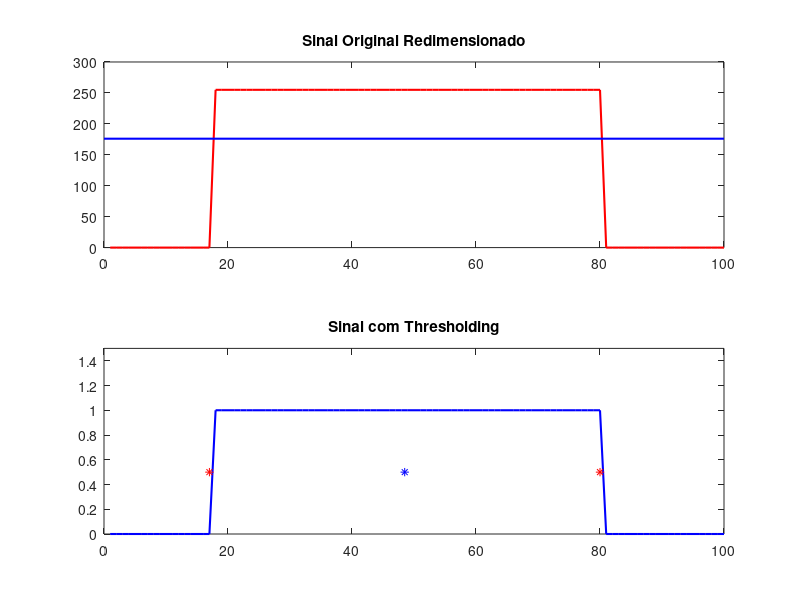

MATLAB code for this plot:
%Dados com bordas brancas
entradas = zeros(2,100);
entradas(1,:) = [0,39,45,58,71,78,91,98,111,117,130,137,143,150,163,163,163,163,163,163,163,163,170,163,170,163,163,163,170,163,163,163,163,163,170,163,163,163,163,156,150,150,130,124,137,150,156,156,163,156,150,150,163,156,163,163,170,163,176,170,170,170,176,176,176,170,176,163,156,156,156,150,156,150,150,156,150,143,150,143,143,143,137,130,137,130,137,137,137,130,137,137,137,130,137,137,176,228,255,235];
entradas(2,:) = [0,31,40,49,58,67,71,76,85,93,98,102,102,111,111,111,111,111,111,111,111,116,116,116,116,116,111,116,111,116,111,111,111,116,111,111,111,111,111,102,102,93,85,93,102,111,111,111,107,102,107,111,107,111,111,116,116,120,116,116,116,120,120,125,116,120,111,111,107,111,107,107,107,107,107,102,102,107,102,102,102,98,93,98,107,147,205,250,255,255,255,250,246,241,223,214,196,187,165,134];
entradas(3,:) = [0,24,32,40,48,56,60,64,72,76,80,89,89,97,97,101,97,97,97,97,97,101,97,101,101,97,97,101,101,101,97,97,97,101,97,101,97,101,97,89,89,80,72,80,89,97,97,97,93,93,93,101,97,101,97,101,101,105,105,105,105,109,109,113,105,113,105,129,186,246,254,250,254,250,250,250,250,254,250,250,246,242,246,250,246,242,242,234,202,161,121,137,194,214,202,198,182,170,153,137];
entradas(4,:) = [0,22,22,29,36,44,51,55,62,66,73,77,81,85,88,88,92,88,92,92,92,92,96,92,96,92,92,92,92,92,92,92,92,92,92,88,92,92,92,88,85,85,77,70,81,88,96,96,103,133,199,247,255,243,255,251,251,251,255,251,255,255,255,251,255,251,255,251,255,251,251,247,247,247,243,229,177,99,73,129,203,232,229,232,236,232,229,229,225,221,221,218,214,210,206,192,188,173,162,147];
entradas(5,:) = [0,25,32,40,47,51,54,61,69,72,76,80,83,87,87,91,87,91,91,91,91,94,91,94,94,94,94,94,94,94,94,98,98,134,182,229,236,244,240,233,240,244,247,251,240,247,244,251,247,251,251,255,244,251,247,251,247,251,244,244,236,171,91,58,98,182,229,240,236,240,240,240,240,236,233,233,233,233,229,225,225,222,222,222,218,214,214,214,211,211,207,204,196,193,174,171,153,142,127,116];
entradas(6,:) = [0,22,22,30,37,45,52,56,60,67,75,78,82,86,90,93,97,97,123,172,202,225,232,228,232,236,236,232,236,240,243,240,236,243,247,243,251,247,251,243,228,183,105,52,86,161,232,247,251,251,251,251,255,247,251,251,251,247,251,247,251,251,247,247,247,243,247,243,247,243,243,240,240,240,240,240,236,236,240,236,232,232,225,225,225,217,213,213,210,206,202,198,191,187,183,165,157,142,131,116];
entradas(7,:) = [0,22,22,29,36,44,51,55,66,92,140,181,206,218,229,229,229,229,232,236,225,232,236,232,232,229,199,129,77,96,170,218,236,243,243,240,247,243,247,243,232,243,247,247,251,243,251,247,251,247,251,251,255,243,251,251,251,247,251,247,251,251,251,247,251,243,251,243,247,243,243,240,240,240,236,236,236,236,232,232,229,229,221,221,225,218,214,210,210,206,203,195,173,140,103,92,129,140,133,118];
    %Centro
entradas(8,:) = [0,29,44,81,118,147,162,177,192,203,214,221,225,232,229,214,158,110,129,177,218,236,232,236,236,240,240,240,243,243,243,240,243,243,243,247,247,251,247,236,247,247,247,255,247,255,251,255,255,251,251,255,247,251,247,251,251,255,251,255,255,255,251,255,247,255,247,251,247,247,243,243,243,240,240,236,232,232,229,229,225,221,210,177,121,88,118,173,203,203,199,195,188,181,155,133,88,55,40,36];
entradas(9,:) = [0,57,61,57,54,85,123,146,166,181,197,204,212,220,224,224,227,224,227,231,220,224,231,227,227,227,227,227,231,227,235,235,235,239,243,239,247,243,247,243,231,243,243,243,247,239,251,247,255,251,251,251,251,243,247,247,247,243,235,162,73,30,73,162,231,231,239,231,239,239,239,235,231,231,227,227,224,212,173,112,73,61,54,50,54,50,50,46,46,46,46,42,42,38,38,30,27,19,15,7];
entradas(10,:) = [0,63,63,83,103,123,143,159,175,191,203,211,219,223,231,231,235,235,235,239,231,235,243,235,239,239,239,239,243,243,247,243,239,247,231,155,83,39,103,183,227,247,247,251,255,247,255,251,255,251,251,251,255,243,247,227,171,103,87,83,83,79,83,79,83,75,79,71,71,63,67,63,63,63,59,59,55,55,55,51,51,51,47,43,43,43,43,39,39,35,39,35,35,31,31,23,19,15,7,0];
entradas(11,:) = [0,68,72,89,110,127,148,165,182,195,212,221,233,238,242,238,246,242,242,246,233,208,140,85,119,187,233,242,246,246,250,246,246,250,255,250,255,250,246,191,119,80,63,55,63,72,76,76,76,72,68,68,76,72,76,72,76,76,80,80,80,76,80,80,80,72,76,68,68,63,68,59,63,59,59,59,55,55,55,51,51,46,42,38,42,38,38,38,38,34,34,29,29,25,25,17,17,8,4,0];
entradas(12,:) = [0,74,97,115,106,92,125,171,204,227,236,245,250,255,222,166,120,97,92,88,92,92,88,92,88,83,83,88,83,88,83,88,83,88,83,88,83,88,83,74,74,64,55,64,74,78,83,83,78,74,74,83,83,83,83,88,83,92,88,88,88,92,92,92,83,88,78,78,74,74,69,74,69,69,69,64,60,64,60,60,55,51,46,51,46,46,46,46,41,41,37,37,32,32,23,23,13,9,4,0];

%Dados sem bords brancas
entradas(13,:) = [0,39,51,68,73,85,90,102,107,119,124,130,136,141,141,147,141,147,147,141,147,153,147,153,147,147,147,153,147,147,147,147,147,147,141,147,141,153,141,136,136,119,113,124,136,141,141,147,141,136,136,147,141,147,147,153,147,158,153,158,153,158,158,164,153,158,147,141,141,147,141,141,141,141,136,136,136,136,136,136,130,124,124,124,124,124,124,124,124,124,124,119,113,124,147,215,255,249,221,204];
entradas(14,:) = [0,27,27,31,43,47,55,59,67,71,79,83,87,91,95,95,99,95,95,99,95,99,103,99,99,99,99,95,99,99,99,99,99,95,99,95,99,95,99,95,91,91,79,75,83,91,95,95,95,91,91,91,99,95,99,99,103,103,107,103,103,103,107,107,111,103,107,99,99,95,99,95,95,95,87,67,55,95,179,239,251,251,247,251,255,251,247,247,247,247,243,243,235,227,223,207,203,187,175,159];
entradas(15,:) = [0,21,21,28,35,42,49,53,60,63,70,74,77,81,85,85,88,88,88,88,88,88,92,88,92,88,88,88,92,88,88,88,88,88,92,88,92,88,92,88,81,81,74,70,77,85,88,88,81,60,42,56,138,212,244,244,247,247,251,247,251,251,251,251,255,247,255,247,251,247,251,247,247,244,244,240,237,237,237,233,237,237,233,233,233,230,230,230,226,223,223,219,216,208,208,194,191,173,159,141];
entradas(16,:) = [0,27,34,40,47,51,54,61,64,71,74,81,81,88,88,88,88,88,88,88,91,95,91,95,91,91,91,88,68,51,57,129,197,231,234,241,238,241,238,231,241,244,244,248,241,248,248,251,251,251,251,255,244,251,248,248,244,248,244,248,248,248,248,248,241,248,241,244,244,244,241,241,241,238,238,234,234,234,231,231,231,227,227,231,227,224,224,217,214,210,207,197,173,136,78,47,51,54,47,44];
    %centro
entradas(17,:) = [0,24,31,38,45,52,55,59,62,73,76,80,83,87,90,90,76,59,69,125,181,220,223,227,227,230,230,234,234,241,237,237,241,244,241,248,244,248,244,234,244,244,244,248,244,251,248,255,251,251,248,251,244,251,248,251,251,251,248,251,248,248,248,248,244,248,241,244,241,244,241,241,241,241,237,237,237,237,227,227,223,216,213,185,125,62,45,59,69,76,73,73,69,69,59,59,52,48,41,34];
entradas(18,:) = [0,24,24,31,37,41,41,44,89,144,182,199,213,217,223,223,227,227,230,234,223,230,234,230,234,234,234,234,237,237,241,237,237,241,244,244,248,248,248,248,234,244,248,248,251,244,251,251,255,251,251,251,255,248,251,251,255,251,251,244,248,244,241,237,237,230,223,148,68,34,48,65,82,82,79,79,79,75,79,75,75,72,68,65,68,68,68,65,68,65,65,65,65,62,62,55,51,44,41,34];
entradas(19,:) = [0,76,102,116,134,153,167,182,193,207,214,222,229,236,233,236,236,236,244,233,240,244,236,240,240,244,240,244,244,247,247,244,251,251,247,255,251,251,247,236,244,244,244,244,236,218,138,65,40,54,76,91,87,91,91,94,91,94,94,94,91,94,94,98,91,94,87,87,83,87,83,83,83,83,80,80,80,80,80,80,76,72,69,72,72,69,72,72,69,72,69,69,69,65,58,58,51,47,36,32];
entradas(20,:) = [0,74,97,115,139,162,180,199,213,231,241,250,255,255,204,120,64,60,74,83,83,92,83,88,83,83,83,88,83,83,83,83,83,83,78,83,78,83,78,74,74,60,55,64,69,78,78,78,74,74,74,83,78,83,83,83,83,88,88,88,88,92,88,92,88,88,83,78,74,78,74,78,74,74,74,74,69,74,69,69,64,64,60,60,60,60,60,60,60,60,60,60,55,55,46,41,32,27,18,13];

%novos dados
entradas(21,:) = [23,34,36,34,39,40,40,40,40,41,40,41,41,42,41,42,42,43,42,37,33,47,67,81,83,84,83,84,85,86,85,85,87,87,87,89,88,89,88,85,89,89,90,90,88,90,89,91,90,91,91,91,89,90,90,91,90,91,90,92,91,91,90,92,90,92,90,91,90,91,90,90,90,89,90,90,90,90,89,89,89,87,88,88,84,68,48,36,39,45,45,44,44,45,43,44,42,42,42,42];
entradas(22,:) = [22,32,35,32,37,38,38,39,39,40,40,39,36,45,62,77,79,80,82,80,81,82,81,82,82,83,83,83,84,85,84,84,85,86,85,86,85,86,85,82,85,85,86,87,84,86,85,87,86,86,86,87,85,87,86,87,86,87,86,88,88,87,87,89,87,89,88,89,87,88,87,87,83,64,39,31,36,41,43,43,43,42,42,43,43,43,44,44,43,42,41,41,40,41,40,41,41,40,39,39];
entradas(23,:) = [23,33,35,34,39,40,40,37,44,61,75,79,80,81,82,83,82,83,84,82,84,85,84,85,85,86,85,86,86,87,87,87,88,89,88,90,90,91,90,88,91,92,92,93,91,93,92,93,93,92,92,93,91,93,93,93,93,93,92,93,93,91,79,53,33,34,40,45,45,46,45,46,45,44,45,46,45,45,44,45,44,44,43,43,43,42,42,43,43,44,43,42,42,42,41,42,40,41,39,37];
entradas(24,:) = [24,34,35,33,35,48,64,75,77,78,78,79,79,81,81,82,82,82,83,81,82,84,83,84,85,86,85,86,87,87,87,87,88,89,89,90,89,90,89,86,89,89,89,90,89,91,90,91,90,90,90,90,87,75,46,29,29,37,40,42,43,43,43,45,44,44,44,46,44,44,44,45,45,44,43,44,43,44,44,44,43,43,43,43,43,41,42,42,41,41,41,40,40,40,36,37,38,39,39,39];
entradas(25,:) = [30,33,35,36,37,37,38,37,38,39,39,39,40,40,41,40,41,40,41,42,42,42,43,43,43,43,44,42,37,32,45,68,82,85,86,85,87,87,87,87,84,87,88,88,88,86,88,87,89,88,89,89,89,87,89,88,88,88,89,88,89,89,89,88,89,88,89,88,89,88,89,88,88,88,88,88,88,88,89,88,88,88,86,87,87,87,84,87,86,86,85,85,83,78,63,42,37,41,43,42];
entradas(26,:) = [31,46,39,36,38,39,40,40,40,40,40,40,40,40,41,40,41,41,42,42,42,42,42,41,43,43,43,42,43,43,44,42,41,42,43,42,43,41,42,42,41,42,42,37,31,30,49,74,85,85,85,86,87,85,87,87,87,87,87,86,87,87,87,86,87,85,87,85,85,84,85,85,84,84,84,84,83,83,84,82,83,83,82,83,83,83,80,83,83,83,83,83,83,83,84,82,83,82,82,82];
entradas(27,:) = [34,59,65,69,72,74,75,75,75,75,76,75,75,75,77,77,77,77,78,79,75,62,49,53,70,80,82,82,82,83,84,83,83,84,85,84,85,83,85,84,81,84,84,84,85,83,84,83,84,83,84,83,84,82,84,83,84,83,84,83,85,84,83,82,84,82,84,82,84,83,84,83,83,84,83,83,83,83,83,81,81,82,81,82,83,82,78,75,58,42,42,60,78,81,82,81,82,81,82,81];
entradas(28,:) = [31,57,62,57,71,73,73,73,73,73,73,73,73,74,74,74,74,74,74,73,73,75,74,75,75,76,75,76,76,70,49,34,46,67,76,78,77,78,77,74,77,77,77,79,77,79,78,79,78,78,77,78,76,77,77,77,77,77,76,78,77,77,77,78,76,78,76,77,77,78,78,77,77,77,77,77,77,78,77,78,78,78,78,79,79,76,79,79,79,80,79,79,79,81,79,79,70,53,45,59];
entradas(29,:) = [29,52,59,65,69,71,72,72,72,71,72,73,73,74,75,74,75,74,75,75,74,74,75,74,75,75,76,75,75,75,75,74,74,75,75,75,76,75,76,74,72,75,75,69,48,30,35,55,73,75,76,76,77,75,77,76,76,76,77,76,77,77,76,76,77,76,78,76,77,76,77,76,76,76,76,77,77,77,77,76,77,77,77,77,78,77,74,77,77,77,78,78,78,78,79,78,79,79,79,78];

%problematica das bordas
entradas(30,:) = [18,27,35,27,54,54,54,55,55,55,55,55,54,55,55,55,55,55,55,54,55,56,55,56,57,58,57,58,58,59,59,59,59,59,59,60,59,60,59,58,59,60,60,60,59,60,60,61,60,60,59,56,44,32,22,21,23,27,28,29,28,28,28,29,28,29,28,29,28,29,28,29,29,29,29,28,28,28,27,28,28,28,28,29,29,29,30,31,31,32,31,32,31,31,30,31,30,31,30,31];
entradas(31,:) = [15,22,24,22,25,27,28,29,29,31,30,30,30,31,30,31,31,32,32,32,31,31,30,32,31,32,31,32,31,32,32,32,32,33,32,33,33,33,33,33,33,33,30,27,24,33,46,60,66,67,67,68,66,67,67,67,67,68,67,68,68,68,68,69,67,69,67,69,68,68,68,68,67,68,67,68,68,68,67,68,68,66,67,68,67,65,67,67,67,67,66,66,66,67,66,67,66,66,67,67];

%branco
entradas(32,:) = [0,63,63,87,103,127,143,151,167,175,187,199,207,215,219,215,215,215,215,223,211,219,223,219,223,223,227,227,227,231,231,231,231,239,239,235,243,239,243,239,231,243,243,243,247,243,251,247,251,251,251,251,255,243,251,251,255,251,251,247,255,251,251,251,251,247,251,247,251,251,251,247,247,247,247,247,247,243,247,243,247,247,243,243,247,243,239,239,239,239,239,239,235,231,227,211,203,187,171,151];
entradas(33,:) = [0,64,85,105,125,145,157,170,182,194,206,214,218,222,218,218,214,214,214,202,210,214,206,210,210,214,210,214,218,222,218,218,222,222,222,230,226,230,230,218,230,234,234,238,230,238,234,238,238,238,238,242,234,238,238,242,238,246,242,250,246,246,246,250,246,254,246,250,250,250,246,246,246,246,246,242,242,246,242,242,242,242,242,246,246,242,242,242,242,242,242,242,238,234,214,206,190,174,153,141];

%mais datas
entradas(34,:) = [0,0,0,0,0,0,0,0,0,0,0,0,0,0,0,0,0,255,255,255,255,255,255,255,255,255,255,255,255,255,255,255,255,255,255,255,255,255,255,255,255,255,255,255,255,255,255,255,255,255,255,255,255,255,255,255,255,255,255,255,255,255,255,255,255,255,255,255,255,255,255,255,255,255,255,255,255,255,255,255,0,0,0,0,0,0,0,0,0,0,0,0,0,0,0,0,0,0,0,0];

%mimatrix = zeros(1,100);
%entradas = zeros(54,100);
%entradas = entradas + 255;
%for s=1:13
%    mimatrix(s) = 255;
%end
%for s=87:100
%    mimatrix(s) = 255;
%end
%for s=18:82
%    mimatrix(s) = 255;
%end
%for s=1:27
%    for a=s*3:100
%       entradas(s,a-(s*3)+1) =  mimatrix(a);
%    end
%    
%end
%for s=1:27
%    for a=1:100-s*3
%       entradas(s+27,a+(s*3)) =  mimatrix(a);
%    end   
%end
for ani = 1:34
    entrada = entradas(ani,:);
    disp(ani);
    %redimensiona
    vmax = max(entrada);
    vmin = min(entrada);
    entrada = (255/(vmax-vmin))*(entrada-vmin);

    subplot(2,1,1);
    plot(entrada,'-r','LineWidth',1.5);
    hold on
    plot([0,100],[176,176],'-b','LineWidth',1.5);
    title('Sinal Original Redimensionado');
    hold off
    %corte por limiar
    saida1 = entrada > 176;
    subplot(2,1,2);
    plot(saida1,'-b','LineWidth',1.5);
    hold on

    %algoritmo
    contZeros = 0;
    holes = zeros(1,10);
    contHoles = 0;
    falls = zeros(1,10);
    contFalls = 0;
    zerosL = 0;
    zerosR = 0;
    for i=1:99
        if(saida1(i) == 1 && saida1(i+1) == 0)
            contFalls = contFalls + 1;
            falls(contFalls) = i;
            contZeros = contZeros + 1;
        elseif(saida1(i) == 0 && saida1(i+1) == 1)
            contFalls = contFalls + 1;
            falls(contFalls) = i;
            if(contZeros < 7 && contZeros ~= 0)
                contHoles = contHoles + 1;
                holes(contHoles) = i-1;
            end
            contZeros = 0;
        end
        if(saida1(i) == 0)
            if(contZeros > 0)
                contZeros = contZeros + 1;
            end
            if(i <= 50)
                zerosL = zerosL + 1;
            else
                zerosR = zerosR + 1;
            end
        end
    end

    borda1 = -1000;
    borda2 = 1000;
    if contHoles > 0
        for i=1:contHoles
            if(holes(i) < 51)
                if(holes(i) > borda1)
                    borda1 = holes(i);
                end
            else
                if(holes(i) < borda2)
                    borda2 = holes(i);
                end
            end

        end
    else
        for i=1:contFalls
            if(falls(i) < 51)
                if(falls(i) > borda1)
                    borda1 = falls(i);
                end
            else
                if(falls(i) < borda2)
                    borda2 = falls(i);
                end
            end

        end    
    end

    WIDTH_TRACK_MIN = 60;
    WIDTH_TRACK_MAX = 70;
    WIDTH_TRACK = 63;
    ZEROS_MAX = 17;
    if(borda1 ~= -1000 && borda2 ~= 1000)
        width = borda2 - borda1;
        if(~(width >= WIDTH_TRACK_MIN && width <= WIDTH_TRACK_MAX))
            if((50-borda1) < (borda2-50))
                borda2 = borda1+WIDTH_TRACK;
            else
                borda1 = borda2-WIDTH_TRACK;
            end
        end
    elseif(borda1 ~= -1000)
        if(zerosR > ZEROS_MAX)
            borda2 = borda1 - WIDTH_TRACK;
        else
            borda2 = borda1 + WIDTH_TRACK;
        end
    elseif(borda2 ~= 1000)
        if(zerosL > ZEROS_MAX)
            borda1 = borda2+63;
        else
            borda1 = borda2-63;
        end
    end
    
    plot((borda1+borda2)/2,0.5,'-b*');
    
    if borda1 ~= -1000
        plot(borda1,0.5,'-r*');
    end
    if borda2 ~= 1000
        plot(borda2,0.5,'-r*');
    end
    axis([0 100 0 1.5])
    title('Sinal com Thresholding');
    hold off
    pause(3)
end